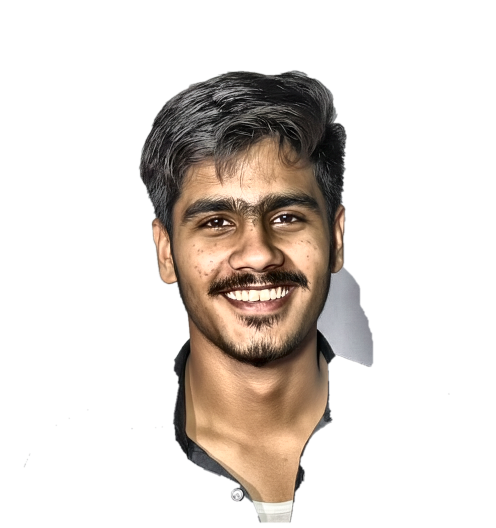
#> input picture source-prepped.png, 992 x 1056 px, found by its file name (shown at 1/2 size)
$ python make_ascii_svg.py
#> lines starting #> are read from the running program, lines starting #| are printed output that depends on the picture
#!/usr/bin/env python3
"""
make_ascii_svg.py

Converts source-prepped.png (background-removed, contrast-boosted portrait)
into a monochrome ASCII-art SVG that "types" itself in row by row, like a
terminal. GitHub strips <script> from READMEs but renders SMIL/CSS animation
inside <img>-loaded SVGs, so all the motion lives in the SVG itself.

Tune these:
"""
import os
import numpy as np
from PIL import Image

INPUT = "source-prepped.png"
OUTPUT = "kunal-ascii.svg"

COLS = 110                  # ascii grid width (characters)
ASPECT_CORRECT = 0.55       # monospace chars are taller than wide -- corrects the grid
CONTRAST = 1.15
GAMMA = 0.9
WHITE_FLOOR = 8              # min brightness kept for lit subject pixels (0-255)
ALPHA_THRESHOLD = 40         # below this alpha -> treated as background (space char)

FONT_SIZE = 8
COLOR = "#8b949e"            # single monochrome gray -- never per-character rainbow

ROW_DUR = 0.9                # seconds for one row to finish "typing" across
STAGGER = 0.045              # delay added per row -- creates the cascading type-in

RAMP = " .:-=+*#%@"          # dark -> light density ramp

STATIC = os.environ.get("STATIC") == "1"   # STATIC=1 renders the final frame, no animation


def brightness_to_char(v):
    idx = int(v / 255 * (len(RAMP) - 1))
    return RAMP[max(0, min(len(RAMP) - 1, idx))]


def build_grid():
    img = Image.open(INPUT).convert("RGBA")
#> img is the input picture: PIL image 992x1056 RGBA; mean R, G, B, A 147.2, 143.4, 140.5, 69.4
    w, h = img.size
#> w = 992; h = 1056
    cell_w = w / COLS
#> cell_w = 9.02
    cell_h = cell_w / ASPECT_CORRECT
#> cell_h = 16.4
    rows = max(1, int(h / cell_h))
#> rows = 64
    small = img.resize((COLS, rows), Image.LANCZOS)
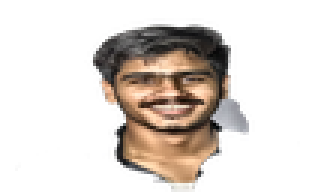
#> small: PIL image 110x64 RGBA (shown 3 times larger); mean R, G, B, A 42.7, 35.8, 30.5, 69.4; transparent parts drawn white
    arr = np.array(small).astype(np.float32)
    rgb = arr[..., :3]
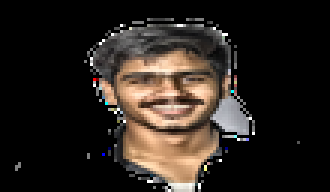
#> rgb: shape (64, 110, 3) float32 (shown 3 times larger); mean R, G, B 42.7, 35.8, 30.5
    alpha = arr[..., 3]
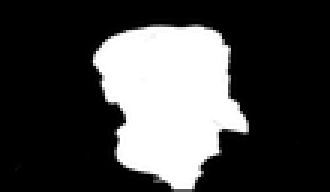
#> alpha: shape (64, 110) float32 (shown 3 times larger); min 0, max 255, mean 69.4
    gray = rgb.mean(axis=2)
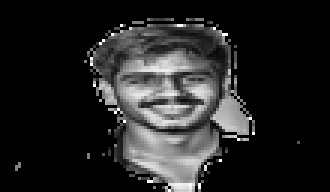
#> gray: shape (64, 110) float32 (shown 3 times larger); min 0, max 255, mean 36.3
    gray = 255 * (gray / 255) ** GAMMA
    gray = (gray - 128) * CONTRAST + 128
    gray = np.clip(gray, WHITE_FLOOR, 255)

    grid = []
    for y in range(rows):
        row_chars = []
        for x in range(COLS):
            if alpha[y, x] < ALPHA_THRESHOLD:
                row_chars.append(" ")
            else:
                row_chars.append(brightness_to_char(gray[y, x]))
        grid.append("".join(row_chars))
#> this loop made 64 passes
    return grid


def esc(c):
    return {"&": "&amp;", "<": "&lt;", ">": "&gt;"}.get(c, c)


def render_svg(grid):
    rows = len(grid)
    char_w = FONT_SIZE * 0.6
    char_h = FONT_SIZE * 1.0
    view_w = COLS * char_w
    view_h = rows * char_h

    parts = [
        f'<svg xmlns="http://www.w3.org/2000/svg" viewBox="0 0 {view_w:.0f} {view_h:.0f}" '
        f'font-family="Menlo, Consolas, monospace" font-size="{FONT_SIZE}">'
    ]

    for i, row in enumerate(grid):
        row_text = "".join(esc(c) for c in row)
        y = (i + 1) * char_h - char_h * 0.25
        if STATIC:
            parts.append(f'<text x="0" y="{y:.1f}" fill="{COLOR}" xml:space="preserve">{row_text}</text>')
            continue
        clip_id = f"clip{i}"
        begin = i * STAGGER
        parts.append(
            f'<clipPath id="{clip_id}"><rect x="0" y="0" width="0" height="{char_h*2:.1f}">'
            f'<animate attributeName="width" from="0" to="{view_w:.1f}" '
            f'begin="{begin:.3f}s" dur="{ROW_DUR:.2f}s" fill="freeze" calcMode="linear"/>'
            f'</rect></clipPath>'
        )
        parts.append(
            f'<g clip-path="url(#{clip_id})">'
            f'<text x="0" y="{y:.1f}" fill="{COLOR}" xml:space="preserve">{row_text}</text></g>'
        )
#> this loop made 64 passes

    parts.append("</svg>")
    return "\n".join(parts)


def main():
    grid = build_grid()
    svg = render_svg(grid)
    with open(OUTPUT, "w") as f:
        f.write(svg)
    print(f"wrote {OUTPUT}  ({COLS} cols x {len(grid)} rows)  STATIC={STATIC}")
#| wrote kunal-ascii.svg  (110 cols x 64 rows)  STATIC=False


if __name__ == "__main__":
    main()
